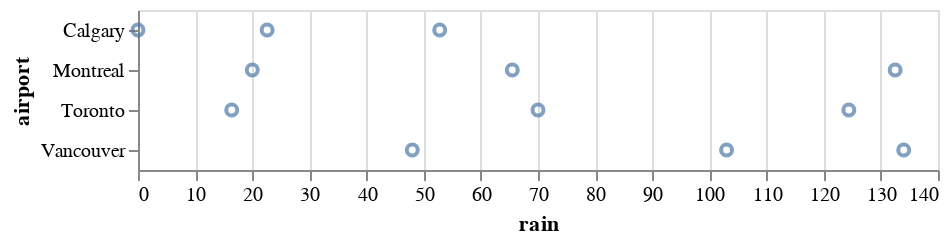

Notebook code for this chart:
### Markdown cell above
_The Calgary airport has the least amount of rain and the Vancouver airport has the most._

The data type of the `'rain'` field is again automatically inferred by Altair, and this time is treated as a *quantitative* type (that is, a real-valued number). We see that grid lines and appropriate axis titles are automatically added as well.

Above we have specified key-value pairs using keyword arguments (`x='rain'`). In addition, Altair provides construction methods for encoding definitions, using the syntax `alt.X('rain')`. This alternative is useful for providing more parameters to an encoding, as we will see later in this notebook.

### Code cell
alt.Chart(df).mark_point().encode(
    alt.Y('airport'),
    alt.X('rain'),
)

### Figure 1 — Vega-Lite specification as saved in the notebook (floating-point values rounded to 4 significant figures)
{"config": {"view": {"continuousWidth": 400, "continuousHeight": 300}}, "data": {"name": "data-e882fe3edc48634ed74c54554235352c"}, "mark": "point", "encoding": {"x": {"field": "rain", "type": "quantitative"}, "y": {"field": "airport", "type": "nominal"}}, "$schema": "https://vega.github.io/schema/vega-lite/v4.17.0.json", "datasets": {"data-e882fe3edc48634ed74c54554235352c": [{"airport": "Calgary", "year": 2000, "month": "January", "temp": -9.7, "rain": 0.0, "snow": 23.8, "precip": 10.2}, {"airport": "Calgary", "year": 2000, "month": "May", "temp": 8.8, "rain": 22.6, "snow": 6.4, "precip": 28.8}, {"airport": "Calgary", "year": 2000, "month": "September", "temp": 10.7, "rain": 52.8, "snow": 0.8, "precip": 53.6}, {"airport": "Montreal", "year": 2000, "month": "January", "temp": -10.1, "rain": 20.0, "snow": 64.8, "precip": 95.8}, {"airport": "Montreal", "year": 2000, "month": "May", "temp": 13.3, "rain": 132.5, "snow": 0.0, "precip": 132.5}, {"airport": "Montreal", "year": 2000, "month": "September", "temp": 14.3, "rain": 65.5, "snow": 0.0, "precip": 65.5}, {"airport": "Toronto", "year": 2000, "month": "January", "temp": -5.8, "rain": 16.4, "snow": 17.0, "precip": 29.2}, {"airport": "Toronto", "year": 2000, "month": "May", "temp": 14.3, "rain": 124.4, "snow": 0.0, "precip": 124.4}, {"airport": "Toronto", "year": 2000, "month": "September", "temp": 15.9, "rain": 70.0, "snow": 0.0, "precip": 70.0}, {"airport": "Vancouver", "year": 2000, "month": "January", "temp": 3.5, "rain": 134.0, "snow": 18.8, "precip": 151.4}, {"airport": "Vancouver", "year": 2000, "month": "May", "temp": 11.7, "rain": 103.0, "snow": 0.0, "precip": 103.0}, {"airport": "Vancouver", "year": 2000, "month": "September", "temp": 15.0, "rain": 48.0, "snow": 0.0, "precip": 48.0}]}}
